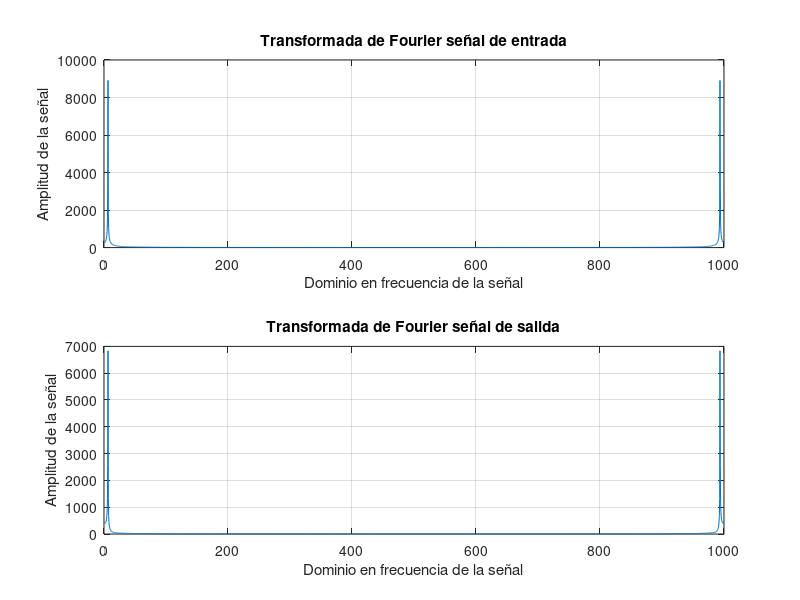

This chart was generated by the following MATLAB code:
%Práctica 5 - Sistemas Lineales
%Equipo 5
%Parte 1 Filtro pasa bajas
%Nota: Correr el programa por secciones
    %           1
    %  H(w)=--------
    %       jw/100+1
    %       s=jw
    %       w=2pif
w=2;
num=[1];
den=[w/100 1];
w=2;
f=20/pi;
w=2*pi*f
 
t=0 :0.001 :2 ;
L=length(t) ;
Ts=1/1000 ;
 
x = 10*sin(2*pi*f*t) ;
func = tf(num,den) ;
[y,t] = lsim(func, x, t) ;
 
 
Fourier_x = fft(x) ;
Fourier_y = fft(y) ;
fs= 1/Ts ;
f_x=(0:length(Fourier_x)-1)*fs/length(Fourier_x);
f_y=(0:length(Fourier_y)-1)*fs/length(Fourier_y);
 
plot(t,x), title('Filtro pasa bajas de circuito RC Entrada-Salida')
hold on 
grid on
plot(t,y)
hold on
grid on
xlabel('Dominio en tiempo de la señal')
ylabel('Amplitud de la señal')

%%
subplot(2,1,1), plot(f_x,abs(Fourier_x)),title('Transformada de Fourier señal de entrada')
hold on
grid on
xlabel('Dominio en frecuencia de la señal')
ylabel('Amplitud de la señal')
subplot(2,1,2), plot(f_y,abs(Fourier_y)),title('Transformada de Fourier señal de salida')
hold on
grid on
xlabel('Dominio en frecuencia de la señal')
ylabel('Amplitud de la señal')
